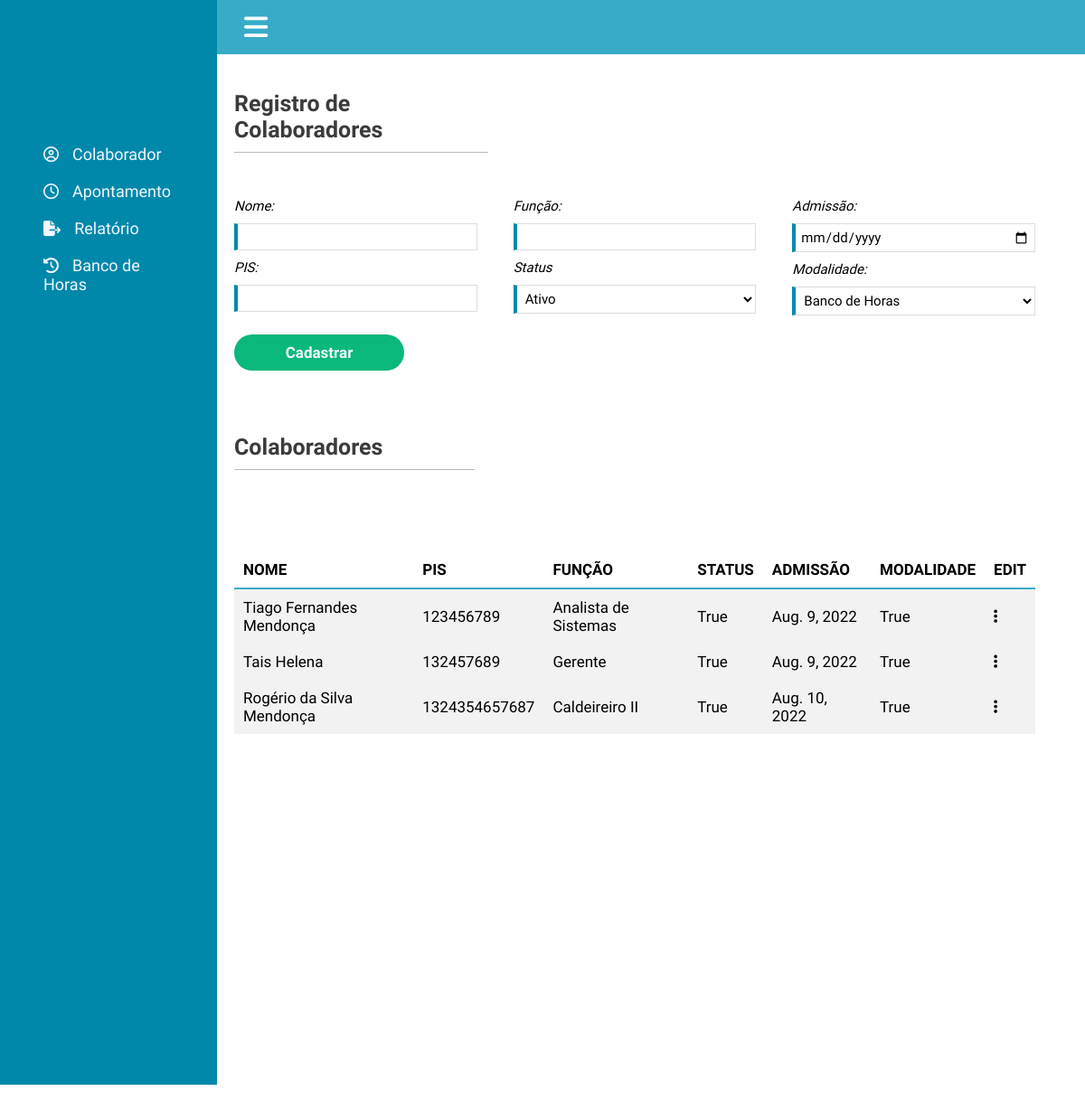
The app's page /colaborador/ with its own data.
### TimeRegisterApp/models.py (models this page shows)
class RegistrationCollab(models.Model):
    pis = models.IntegerField(primary_key=True)
    name = models.CharField(max_length=50)
    occupation = models.CharField(max_length=30)
    status = models.BooleanField()
    admission = models.DateField()
    time_bank = models.BooleanField()

### TimeRegisterApp/views.py (the view, shortened to what this page needs)
# urls.py: path('colaborador/', views.Collaborator, name='colaborador'),
def Collaborator(request):
    DataCollab = RegistrationCollab.objects.all()
    context =  {
        'DataCollab':DataCollab,
        }
    if request.method == 'GET':
        return render(request, 'colaborador.html', context)

### TimeRegisterApp/templates/colaborador.html (shortened to what this page needs)
{% extends 'menu.html' %}
{% block colaborador %}
<div id ="body_container_id" class="body_container">
    <div class="column_container">
        <h2>Registro de Colaboradores</h2>
    </div>
    <form action="/colaborador/" class="row_container" method="post">
        <div class="column_container" >
            <label for="name">Nome: </label>
            <input type="text" name="name">
            <label for="pis">PIS:</label>
            <input type="number" name="pis">
            <input class="register_button" type="submit" value="Cadastrar">
        </div>
        <div class="column_container">
            <label for="occupation">Função:</label>
            <input type="text" name="occupation">
            <label for="status">Status</label>
            <select name="status" id="status_id">
                <option value="True">Ativo</option>
            </select>
        </div>
        <div class="column_container">
            <label for="admission">Admissão:</label>
            <input type="date" name="admission">
            <label for="time_bank">Modalidade:</label>
            <select name="time_bank" id="time_bank_id">
                <option value="True">Banco de Horas</option>
            </select>
        </div>
    </form>
    <div class="row_container">
        <div class="column_container">
            <h2>Colaboradores</h2>
        </div>
    </div>
    <div class="row_container">
        <div class="column_container">
            <table>
                <tr class="header_row">
                    <th>NOME</th>
                    <th>PIS</th>
                    <th>FUNÇÃO</th>
                    <th>STATUS</th>
                    <th>ADMISSÃO</th>
                    <th>MODALIDADE</th>
                    <th>EDIT</th>
                </tr>
                {% for  colab in DataCollab %}
                <tr>
                    <td>{{colab.name}}</td>
                    <td>{{colab.pis}}</td>
                    <td>{{colab.occupation}}</td>
                    <td>{{colab.status}}</td>
                    <td>{{colab.admission}}</td>
                    <td>{{colab.time_bank}}</td>
                    <td>
                        <a id="edit_column_close" class="column_edit" onclick='close_table("row_edit_{{forloop.counter}}")'>
                            <i class="fa-solid fa-ellipsis-vertical"></i>
                        </a>
                    </td>
                </tr>
                {% endfor %}
            </table>
        </div>
    </div>
</div>
{% endblock colaborador %}

### TimeRegisterApp/templates/menu.html (shortened to what this page needs)
<!DOCTYPE html>
{% load static %}
<html lang="pt_BR">
<head>
    <link rel="stylesheet" href="{% static 'css/style.css' %}">
</head>
<body>
    <div id="navigation_container_open" class="navigation_container">
        <nav class="menu_navigation">
            <a class="menu_item" href="/colaborador"><i class="fa-regular fa-circle-user"></i></i>Colaborador</a>
            <a class="menu_item" href="#"><i class="fa-regular fa-clock"></i>Apontamento</a>
            <a class="menu_item" href="#"><i class="fa-solid fa-file-export"></i>Relatório</a>
            <a class="menu_item" href="#"><i class="fa-solid fa-clock-rotate-left"></i>Banco de Horas</a>
        </nav>
    </div>
    <div id="header_container_id" class="header_container">
        <a id="bars" onclick='close_menu()'><i class="fa-solid fa-bars"></i></a>
    </div>
{% block colaborador %}{% endblock colaborador %}
</body>
</html>

### TimeRegisterApp/static/css/style.css (style rules this page uses)
* { margin: 0; padding: 0; text-decoration: none; font-family: 'Red Hat Text', sans-serif;; font-weight: 400; font-size: 17px; }
.navigation_container { position: absolute; top: 0px; height: 1200px; width: 20%; background-color: #0088aa; display: flex; flex-direction: column; gap:10px; }
.header_container { position: absolute; top:0px; right: 0px; height: 60px; width: 80%; background-color: #37abc8; }
.body_container { position: absolute; top:70px; right: 15px; width: 78%; height: 100%; z-index: 1; }
.menu_navigation { display: flex; flex-direction: column; margin-top: 150px; }
.menu_item { font-weight: 400; font-size: 18px; color: aliceblue; padding: 10px 20% 10px 20%; }
i { padding: 0px 15px 0px 0px; }
.row_container { display: flex; flex-direction: row; gap:20px; padding: 30px 30px 0px 0px; }
.column_container { display: flex; flex-direction: column; gap: 10px ; padding: 10px 10px 10px 10px; width: 100%; }
label { font-size: 15px; font-weight: 400; font-style: italic; }
h2 { color: rgb(59, 59, 59); font-weight: 700; font-size: 25px; border-bottom: #b9b9b9 solid 1px; padding-bottom: 10px; width: 30%; margin-top: 20px; }
select, input { border: rgb(221, 221, 221) solid 1px; padding: 5px; border-left: #0088aa solid 4px; background-color: #ffffff; font-size: 15px; }
option { font-size: 15px; font-weight: 400; font-style: italic; }
.register_button { border-radius: 25px; color: aliceblue; background-color: #09B87A; border: none; padding: 10px; font-size: 17px; font-weight: 600; width: 70%; margin-top: 15px; }
.fa-bars { color: #ffffff; font-size: 30px; margin-left: 30px; margin-top: 15px; }
th, .header_row { border-bottom: #37abc8 solid 2px; border-collapse: collapse; padding: 5px; text-align: left; font-weight: 700; }
table, tr { border-collapse: collapse; text-align: left; font-weight: 700; margin-top: 40px; }
td, th { padding: 10px; }
.column_edit { padding-top: 35px; padding-bottom: 35px; }
tr:nth-child(even) { background-color: #f2f2f2; }

### records on screen
RegistrationCollab: name "Tiago Fernandes Mendonça", pis "123456789", occupation "Analista de Sistemas", status "True", admission "Aug. 9, 2022", time_bank "True"
RegistrationCollab: name "Tais Helena", pis "132457689", occupation "Gerente", status "True", admission "Aug. 9, 2022", time_bank "True"
RegistrationCollab: name "Rogério da Silva Mendonça", pis "1324354657687", occupation "Caldeireiro II", status "True", admission "Aug. 10, 2022", time_bank "True"
